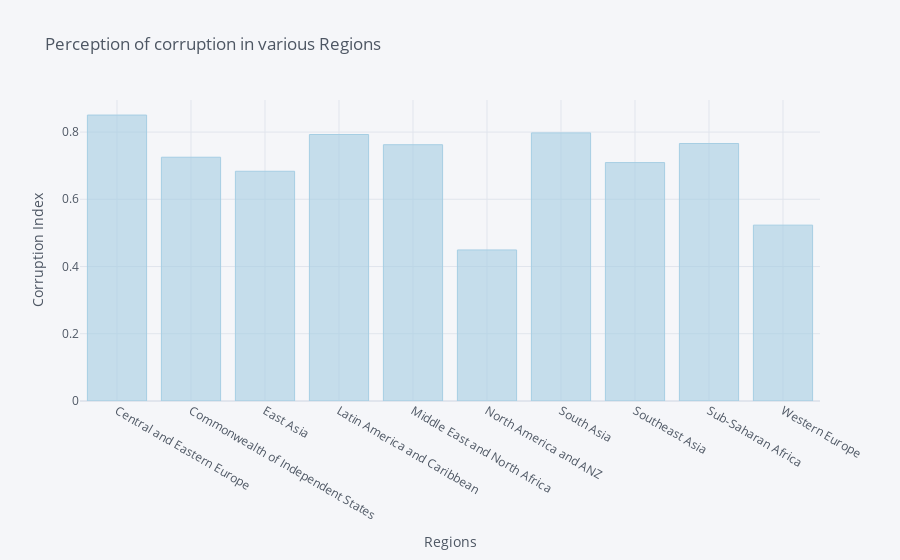

The code cell stored with this chart in its notebook:
### Code cell
corr.iplot(kind='bar', xTitle = 'Regions', yTitle = 'Corruption Index', title = 'Perception of corruption in various Regions', colorscale = 'paired')

### Figure 1 — Plotly figure (JSON) as saved in the notebook; plotly's stock layout.template omitted (floating-point values rounded to 4 significant figures)
{"data": [{"marker": {"color": "rgba(166, 206, 227, 0.6)", "line": {"color": "rgba(166, 206, 227, 1.0)", "width": 1}}, "name": "Perceptions of corruption", "orientation": "v", "text": "", "type": "bar", "x": ["Central and Eastern Europe", "Commonwealth of Independent States", "East Asia", "Latin America and Caribbean", "Middle East and North Africa", "North America and ANZ", "South Asia", "Southeast Asia", "Sub-Saharan Africa", "Western Europe"], "y": [0.8505, 0.7251, 0.6833, 0.7926, 0.7622, 0.4492, 0.7974, 0.7091, 0.7659, 0.5231]}], "layout": {"legend": {"bgcolor": "#F5F6F9", "font": {"color": "#4D5663"}}, "paper_bgcolor": "#F5F6F9", "plot_bgcolor": "#F5F6F9", "title": {"font": {"color": "#4D5663"}, "text": "Perception of corruption in various Regions"}, "xaxis": {"gridcolor": "#E1E5ED", "showgrid": true, "tickfont": {"color": "#4D5663"}, "title": {"font": {"color": "#4D5663"}, "text": "Regions"}, "zerolinecolor": "#E1E5ED"}, "yaxis": {"gridcolor": "#E1E5ED", "showgrid": true, "tickfont": {"color": "#4D5663"}, "title": {"font": {"color": "#4D5663"}, "text": "Corruption Index"}, "zerolinecolor": "#E1E5ED"}}}
